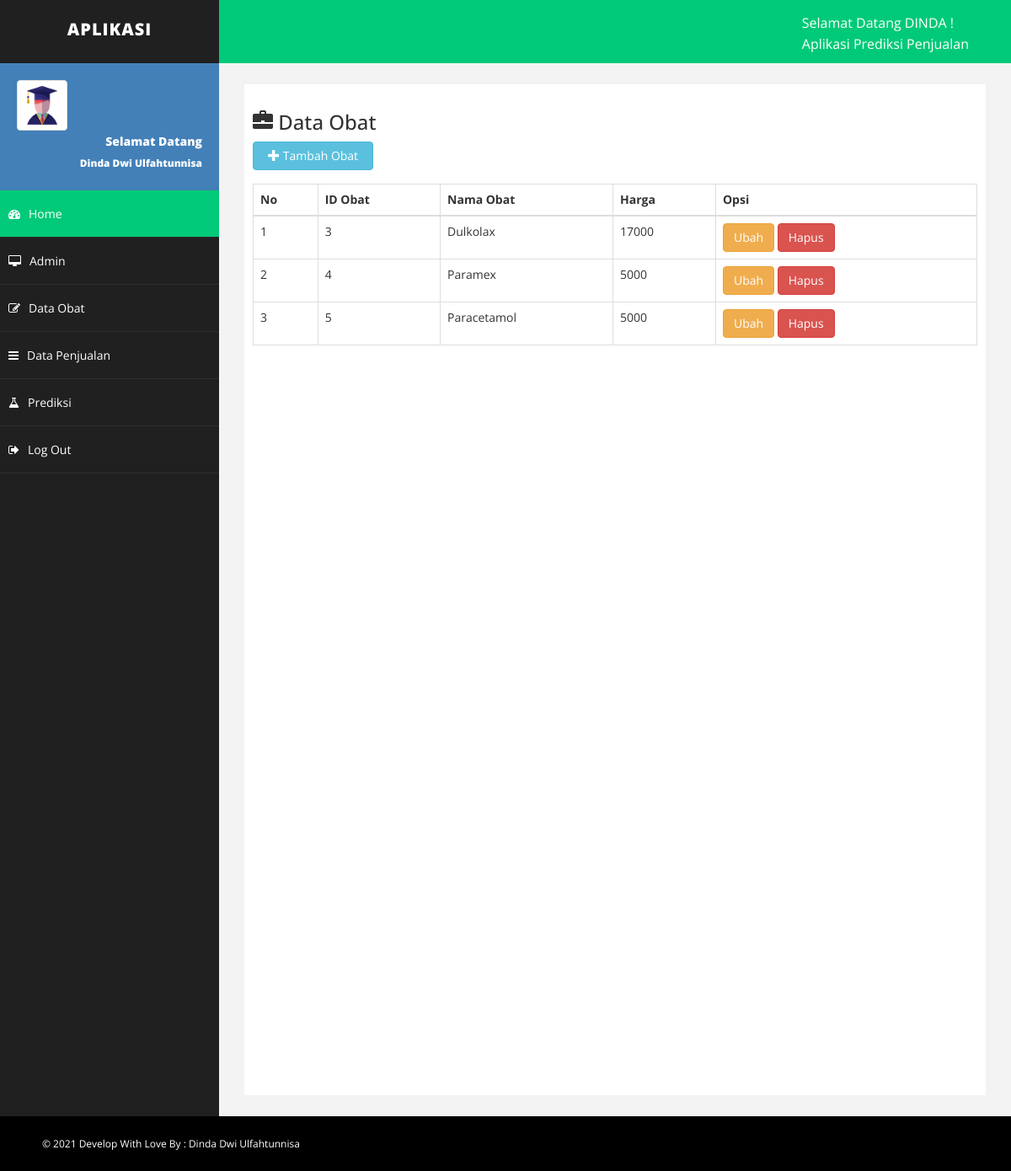
/obat.php, run on the app's committed database.
### tables this page shows
CREATE TABLE `obat` (
  `id_obat` int(11) NOT NULL,
  `jenis_obat` varchar(30) NOT NULL,
  `nama_obat` varchar(30) NOT NULL,
  `harga` varchar(10) NOT NULL
);

### obat.php (the view, shortened to what this page needs)
<?php
    include 'config.php';
    $ambil=$connect->query("SELECT * FROM obat");
?>
<!DOCTYPE html>
<html xmlns="http://www.w3.org/1999/xhtml">
<head>
    <link href="assets/css/bootstrap.css" rel="stylesheet" />
    <link href="assets/css/font-awesome.css" rel="stylesheet" />
    <link href="assets/css/basic.css" rel="stylesheet" />
    <link href="assets/css/custom.css" rel="stylesheet" />
</head>
<body>
    <div id="wrapper">
        <?php include 'components/navtopbar.php'; ?>
        <?php include 'components/sidebar.php'; ?>
        <div id="page-wrapper">
            <div id="page-inner">
               <h3><span class="glyphicon glyphicon-briefcase"></span>  Data Obat</h3>
            <a href="tambahobat.php" class="btn btn-info col-md-2"><span class="glyphicon glyphicon-plus"></span> Tambah Obat</a>
            <br/>
            <br/>
                <table class="table table-bordered">
                <thead>
                  <tr>
                    <th>No</th>
                    <th>ID Obat</th>
                    <th>Nama Obat</th>
                    <th>Harga</th>
                    <th>Opsi</th>
                  </tr>
                </thead>
                <tbody>
                    <?php $nomor=1; ?>
                    <?php while($pecah=mysqli_fetch_array($ambil)) :?>
                  <tr>
                    <td><?php echo $nomor++ ?></td>
                    <td><?php echo $pecah['id_obat']; ?></td>
                    <td><?php echo $pecah['nama_obat']; ?></td>
                    <td><?php echo $pecah['harga']; ?></td>
                    <td>
                        <a href="ubahobat.php?id=<?php echo $pecah['id_obat']; ?>" class="btn btn-warning">Ubah</a>
                        <a href="hapusobat.php?id=<?php echo $pecah['id_obat']; ?>" class="btn btn-danger">Hapus</a>
                    </td>
                  </tr>
                <?php endwhile ?>
                </tbody>
              </table>
            </div>
        </div>
    </div>
    <?php include 'components/footer.php'; ?>
</body>
</html>

### assets/css/basic.css (style rules this page uses)
body { font-family: 'Open Sans', sans-serif; line-height:25px; }
#wrapper { width: 100%; background: #202020; }
#page-wrapper { padding: 15px 15px; min-height: 600px; background: #F3F3F3; }
#page-inner { width: 100%; margin: 10px 20px 10px 0px; background-color: #fff!important; padding: 10px; min-height: 1200px; }
@media (min-width:768px) { #page-wrapper { margin: 0 0 0 260px; padding: 15px 30px; min-height: 1200px; } }

### data on the page
obat: id_obat "3", nama_obat "Dulkolax", harga "17000"
obat: id_obat "4", nama_obat "Paramex", harga "5000"
obat: id_obat "5", nama_obat "Paracetamol", harga "5000"
